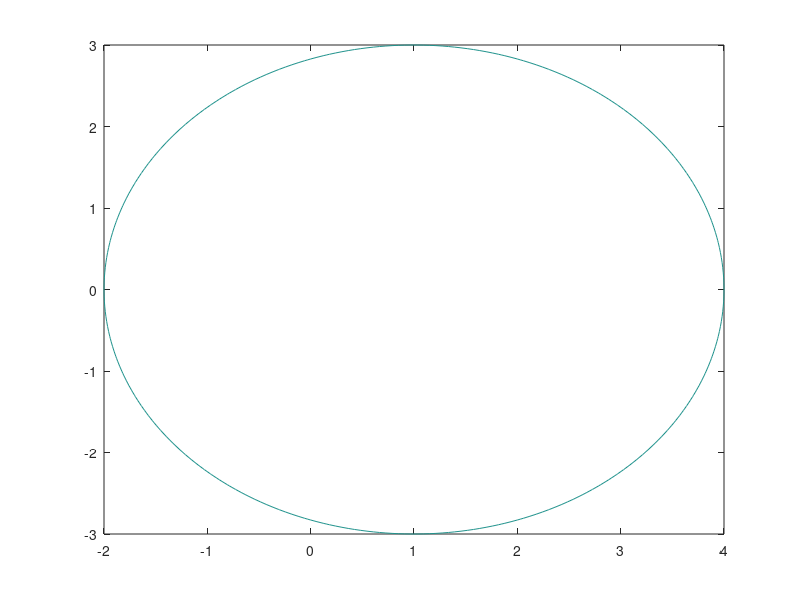

Reproduce this figure in MATLAB. (Note: this script raises an error after producing the figure.)
clear;
clc;
moe = .000001;
x_center = 1;
y_center = 0;
alpha = 1;
R = 3;

ptime = .05;
x_min = x_center - R;
x_max = x_center + R;
y_min = y_center - R;
y_max = y_center + R;
shift = 1;
size_lsp = 100;
x_lsp = linspace(x_min, x_max, size_lsp);
y_lsp = linspace(y_min, y_max, size_lsp);
[X,Y] = meshgrid(x_lsp,y_lsp);
T_start = 0;
T_final = 500;
opts = odeset('Events', @(t, x) collision_event(t, x, x_center, y_center, R));
x0 = [1.1; 0];
v0 = [-1; 0.5];
y0 = [x0(1); v0(1); x0(2); v0(2)];
circle_func = @(x, y) (x - x_center).^2 + (y - y_center).^2 - R^2;
% old_Y = y0';
Z = circle_func(X,Y);
contour(X, Y, Z, [0,0]);
hold on;
while 1
    [T, Y] = ode45(@odefun, [T_start, T_final], y0, opts);
    disp(T(end));
    T_start = T(end);
    if (abs((Y(end, 1) - x_center)^2 + (Y(end, 3) - y_center)^2 - R^2) <= moe) 
        y0(1) = Y(end, 1);
        y0(3) = Y(end, 3);
        v1 = reflection(y0, x_center, y_center, R, alpha);
        y0(2) = v1(1);
        y0(4) = v1(2);
    end
%     new_Y = cat(1, old_Y, Y);
    plot(Y(:, 1), Y(:, 3), '-r');
    axis([x_min - shift, x_max + shift, y_min - shift, y_max + shift]);
    grid on;
    pause(ptime);
%     old_Y = Y;
    if (T(end) >= T_final)
        break
    end
end
hold off;